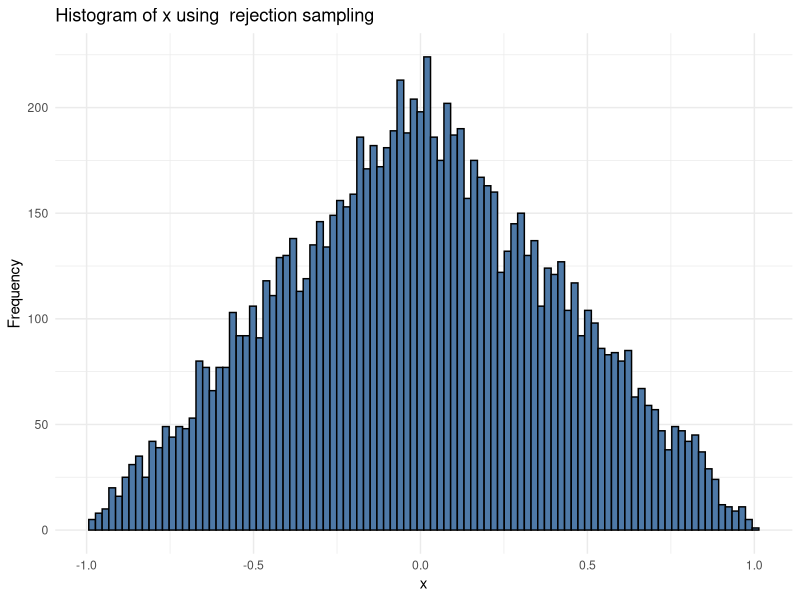
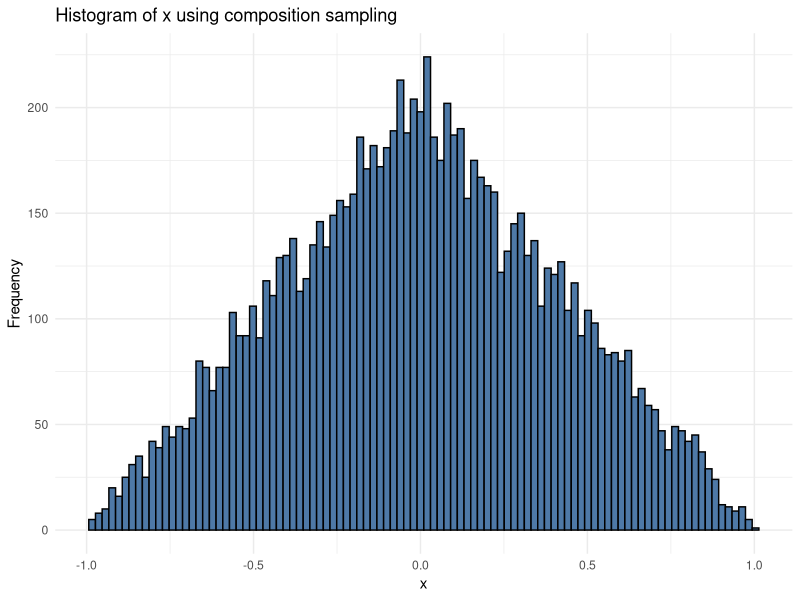
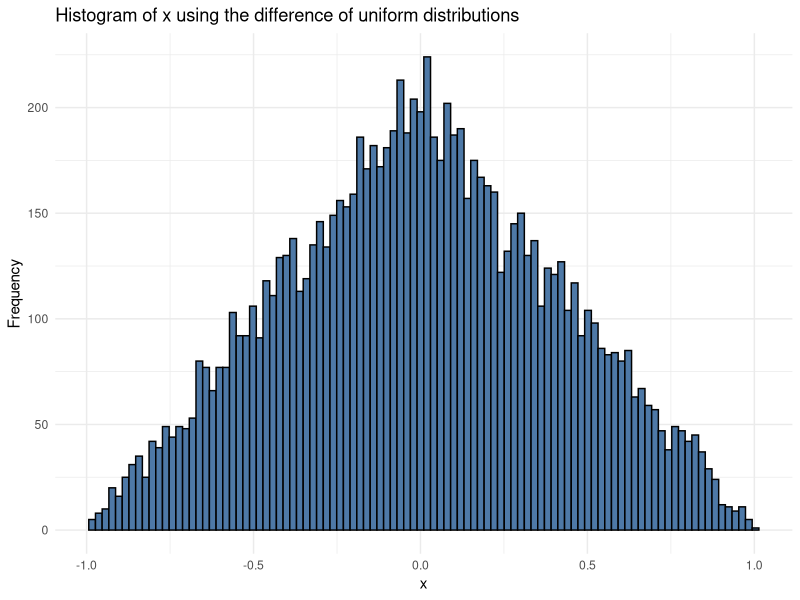
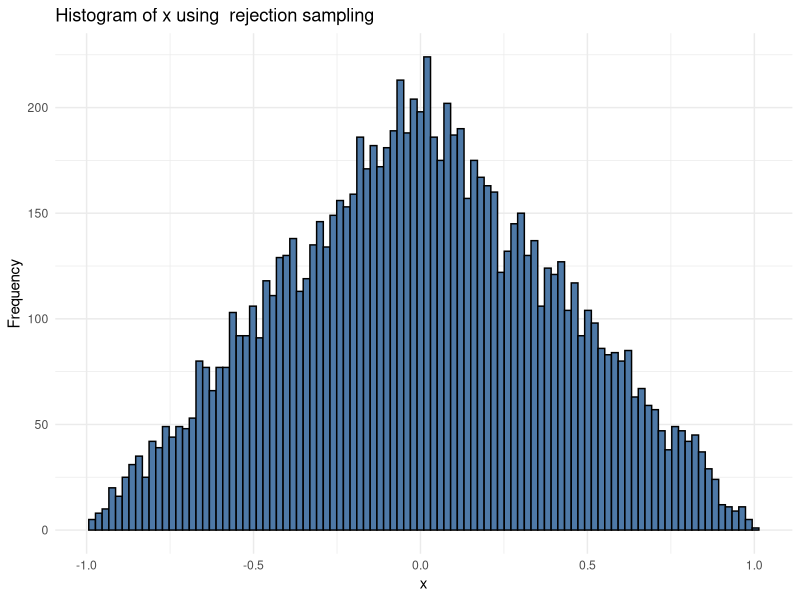
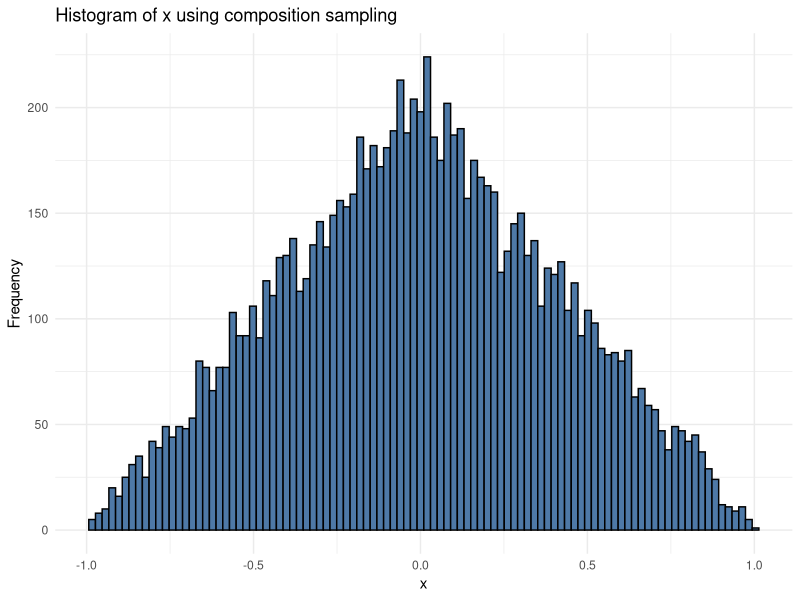
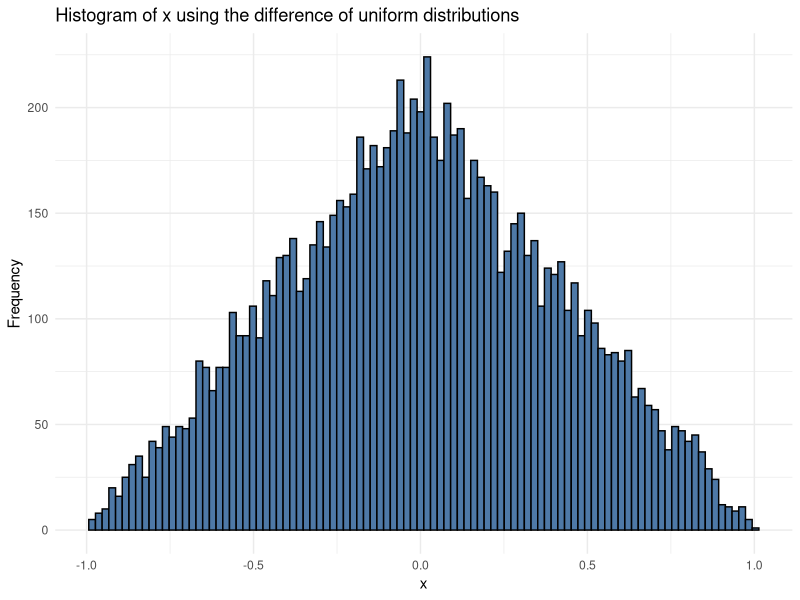

Write the R code that produced these figures, in order.
## ---- chunk 1
knitr::opts_chunk$set(echo = TRUE)
## ---- chunk 2
library(ggplot2)
library(knitr)
suppressWarnings(library(knitr))
## ---- chunk 3
#question1
#a
library(ggplot2)
fx <- function(x){
  if(x< -1|x > 1){
    return(0)}
  if(-1 <= x&& x <= 0){
    return(x+1)}
  if(0 < x && x <= 1){
    return(1-x)}
}

rejection_sample <- function(n){
  samples <- numeric(n)
  count <- 0
  
  while (count<n) {
    sample <- runif(1,-1,1) #sampling from uniform distribution
    U <- runif(1)
    f_x <- fx(sample)
    
    if(U <= f_x){
      count <- count+1
      samples[count] <- sample
    }
   
  }
  return(samples)

}
set.seed(12345)
x <- rejection_sample(10000)
#hist(x,breaks = 100)
data <- data.frame(x)
ggplot(data,aes(x=x))+
  geom_histogram(bins = 100,fill="#4E79A7",color="black")+
labs(title = "Histogram of x using  rejection sampling", x = "x", y ="Frequency")+ theme_minimal()




#b
com_sample <- function(n){
  U1 <- runif(n/2) #50%
  Y1 <- 1-sqrt(1-U1)
  
  U2 <- runif(n/2)
  Y2 <- -(1-sqrt(1-U2))
  
  X <- c(Y1,Y2)
  return(X)
  
}
set.seed(12345)
composition_samples <- com_sample(10000)
#hist(composition_samples,breaks = 100)
dataCS <- data.frame(composition_samples)
ggplot(dataCS,aes(x=x))+
  geom_histogram(bins = 100,fill="#4E79A7",color="black")+
labs(title = "Histogram of x using composition sampling", x = "x", y ="Frequency")+ theme_minimal()

#c.
set.seed(12345)
U1 <- runif(10000,0,1)
U2 <- runif(10000,0,1)

U3 <- U1-U2
#hist(U3,breaks = 100)
dataDifference <- data.frame(U3)
ggplot(dataDifference,aes(x=x))+
  geom_histogram(bins = 100,fill="#4E79A7",color="black")+
labs(title = "Histogram of x using the difference of uniform distributions", x = "x", y ="Frequency")+ theme_minimal()
#d
cat("Variance of X: ",var(U3),"\n")
## ---- chunk 4
data <- data.frame(x)
ggplot(data,aes(x=x))+
  geom_histogram(bins = 100,fill="#4E79A7",color="black")+
labs(title = "Histogram of x using  rejection sampling", x = "x", y ="Frequency")+ theme_minimal()

## ---- chunk 5
composition_samples <- com_sample(10000)
dataCS <- data.frame(composition_samples)
ggplot(dataCS,aes(x=x))+
  geom_histogram(bins = 100,fill="#4E79A7",color="black")+
labs(title = "Histogram of x using composition sampling", x = "x", y ="Frequency")+ theme_minimal()

## ---- chunk 6
U3 <- U1-U2
dataDifference <- data.frame(U3)
ggplot(dataDifference,aes(x=x))+
  geom_histogram(bins = 100,fill="#4E79A7",color="black")+
labs(title = "Histogram of x using the difference of uniform distributions", x = "x", y ="Frequency")+ theme_minimal()

## ---- chunk 7
cat("Variance of X: ",var(U3),"\n")
